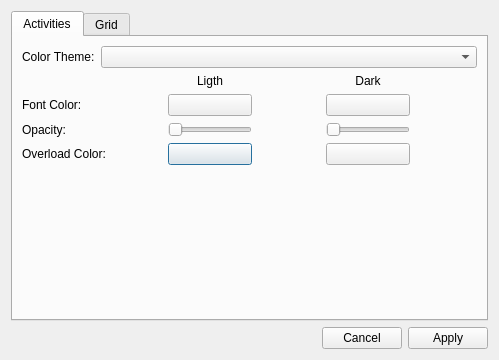
<?xml version="1.0" encoding="UTF-8"?>
<ui version="4.0">
 <class>ConfigurationDlg</class>
 <widget class="QDialog" name="ConfigurationDlg">
  <property name="geometry">
   <rect>
    <x>0</x>
    <y>0</y>
    <width>499</width>
    <height>360</height>
   </rect>
  </property>
  <property name="windowTitle">
   <string>Dialog</string>
  </property>
  <layout class="QVBoxLayout" name="verticalLayout">
   <item>
    <widget class="QTabWidget" name="tabWidget">
     <property name="tabPosition">
      <enum>QTabWidget::TabPosition::North</enum>
     </property>
     <property name="tabShape">
      <enum>QTabWidget::TabShape::Rounded</enum>
     </property>
     <property name="currentIndex">
      <number>0</number>
     </property>
     <widget class="QWidget" name="tab">
      <attribute name="title">
       <string>Activities</string>
      </attribute>
      <layout class="QGridLayout" name="gridLayout_3">
       <item row="2" column="0">
        <widget class="QLabel" name="label_2">
         <property name="text">
          <string>Font Color:</string>
         </property>
        </widget>
       </item>
       <item row="4" column="2">
        <widget class="QPushButton" name="overloadActLBtn">
         <property name="text">
          <string/>
         </property>
        </widget>
       </item>
       <item row="5" column="1">
        <spacer name="horizontalSpacer_4">
         <property name="orientation">
          <enum>Qt::Orientation::Horizontal</enum>
         </property>
         <property name="sizeHint" stdset="0">
          <size>
           <width>40</width>
           <height>20</height>
          </size>
         </property>
        </spacer>
       </item>
       <item row="5" column="2">
        <spacer name="verticalSpacer_2">
         <property name="orientation">
          <enum>Qt::Orientation::Vertical</enum>
         </property>
         <property name="sizeHint" stdset="0">
          <size>
           <width>20</width>
           <height>40</height>
          </size>
         </property>
        </spacer>
       </item>
       <item row="1" column="4">
        <widget class="QLabel" name="label_14">
         <property name="text">
          <string>Dark</string>
         </property>
         <property name="alignment">
          <set>Qt::AlignmentFlag::AlignCenter</set>
         </property>
        </widget>
       </item>
       <item row="5" column="3">
        <spacer name="horizontalSpacer_6">
         <property name="orientation">
          <enum>Qt::Orientation::Horizontal</enum>
         </property>
         <property name="sizeHint" stdset="0">
          <size>
           <width>40</width>
           <height>20</height>
          </size>
         </property>
        </spacer>
       </item>
       <item row="3" column="2">
        <widget class="QSlider" name="alphaActLSlider">
         <property name="maximum">
          <number>255</number>
         </property>
         <property name="orientation">
          <enum>Qt::Orientation::Horizontal</enum>
         </property>
        </widget>
       </item>
       <item row="4" column="4">
        <widget class="QPushButton" name="overloadActDBtn">
         <property name="text">
          <string/>
         </property>
        </widget>
       </item>
       <item row="0" column="0">
        <widget class="QLabel" name="label">
         <property name="text">
          <string>Color Theme:</string>
         </property>
        </widget>
       </item>
       <item row="3" column="4">
        <widget class="QSlider" name="alphaActDSlider">
         <property name="maximum">
          <number>255</number>
         </property>
         <property name="orientation">
          <enum>Qt::Orientation::Horizontal</enum>
         </property>
        </widget>
       </item>
       <item row="2" column="2">
        <widget class="QPushButton" name="fontActivityCLBtn">
         <property name="text">
          <string/>
         </property>
        </widget>
       </item>
       <item row="3" column="0">
        <widget class="QLabel" name="label_3">
         <property name="text">
          <string>Opacity:</string>
         </property>
        </widget>
       </item>
       <item row="2" column="4">
        <widget class="QPushButton" name="fontActivityCDBtn">
         <property name="text">
          <string/>
         </property>
        </widget>
       </item>
       <item row="1" column="2">
        <widget class="QLabel" name="label_13">
         <property name="text">
          <string>Ligth</string>
         </property>
         <property name="alignment">
          <set>Qt::AlignmentFlag::AlignCenter</set>
         </property>
        </widget>
       </item>
       <item row="4" column="0" colspan="2">
        <widget class="QLabel" name="label_4">
         <property name="text">
          <string>Overload Color:</string>
         </property>
        </widget>
       </item>
       <item row="5" column="5">
        <spacer name="horizontalSpacer_5">
         <property name="orientation">
          <enum>Qt::Orientation::Horizontal</enum>
         </property>
         <property name="sizeHint" stdset="0">
          <size>
           <width>40</width>
           <height>20</height>
          </size>
         </property>
        </spacer>
       </item>
       <item row="0" column="1" colspan="5">
        <widget class="QComboBox" name="gradientListCbx"/>
       </item>
      </layout>
     </widget>
     <widget class="QWidget" name="tab_2">
      <attribute name="title">
       <string>Grid</string>
      </attribute>
      <layout class="QGridLayout" name="gridLayout">
       <item row="0" column="4">
        <widget class="QLabel" name="label_6">
         <property name="text">
          <string>Dark</string>
         </property>
         <property name="alignment">
          <set>Qt::AlignmentFlag::AlignCenter</set>
         </property>
        </widget>
       </item>
       <item row="6" column="0">
        <widget class="QLabel" name="label_11">
         <property name="text">
          <string>Grid Interlines:</string>
         </property>
        </widget>
       </item>
       <item row="2" column="2">
        <widget class="QPushButton" name="headerTextCLBtn">
         <property name="text">
          <string/>
         </property>
        </widget>
       </item>
       <item row="1" column="0">
        <widget class="QLabel" name="label_7">
         <property name="text">
          <string>Headers:</string>
         </property>
        </widget>
       </item>
       <item row="5" column="0">
        <widget class="QLabel" name="label_10">
         <property name="text">
          <string>Grid Lines:</string>
         </property>
        </widget>
       </item>
       <item row="0" column="2">
        <widget class="QLabel" name="label_5">
         <property name="text">
          <string>Ligth</string>
         </property>
         <property name="alignment">
          <set>Qt::AlignmentFlag::AlignCenter</set>
         </property>
        </widget>
       </item>
       <item row="1" column="4">
        <widget class="QPushButton" name="headerColorDBtn">
         <property name="text">
          <string/>
         </property>
        </widget>
       </item>
       <item row="4" column="0">
        <widget class="QLabel" name="label_9">
         <property name="text">
          <string>Hour Text:</string>
         </property>
        </widget>
       </item>
       <item row="5" column="2">
        <widget class="QPushButton" name="gridLineCLBtn">
         <property name="text">
          <string/>
         </property>
        </widget>
       </item>
       <item row="4" column="2">
        <widget class="QPushButton" name="hourTextLBtn">
         <property name="text">
          <string/>
         </property>
        </widget>
       </item>
       <item row="6" column="2">
        <widget class="QPushButton" name="gridInterCLBtn">
         <property name="text">
          <string/>
         </property>
        </widget>
       </item>
       <item row="3" column="0">
        <widget class="QLabel" name="label_12">
         <property name="text">
          <string>Header Opacity:</string>
         </property>
        </widget>
       </item>
       <item row="2" column="4">
        <widget class="QPushButton" name="headerTextCDBtn">
         <property name="text">
          <string/>
         </property>
        </widget>
       </item>
       <item row="5" column="4">
        <widget class="QPushButton" name="gridLineCDBtn">
         <property name="text">
          <string/>
         </property>
        </widget>
       </item>
       <item row="2" column="0">
        <widget class="QLabel" name="label_8">
         <property name="text">
          <string>Header Text:</string>
         </property>
        </widget>
       </item>
       <item row="6" column="4">
        <widget class="QPushButton" name="gridInterCDBtn">
         <property name="text">
          <string/>
         </property>
        </widget>
       </item>
       <item row="4" column="4">
        <widget class="QPushButton" name="hourTextDBtn">
         <property name="text">
          <string/>
         </property>
        </widget>
       </item>
       <item row="7" column="1">
        <spacer name="horizontalSpacer_2">
         <property name="orientation">
          <enum>Qt::Orientation::Horizontal</enum>
         </property>
         <property name="sizeHint" stdset="0">
          <size>
           <width>20</width>
           <height>20</height>
          </size>
         </property>
        </spacer>
       </item>
       <item row="3" column="4">
        <widget class="QSlider" name="headerAlphaD">
         <property name="orientation">
          <enum>Qt::Orientation::Horizontal</enum>
         </property>
        </widget>
       </item>
       <item row="7" column="0">
        <spacer name="verticalSpacer">
         <property name="orientation">
          <enum>Qt::Orientation::Vertical</enum>
         </property>
         <property name="sizeHint" stdset="0">
          <size>
           <width>20</width>
           <height>40</height>
          </size>
         </property>
        </spacer>
       </item>
       <item row="1" column="2">
        <widget class="QPushButton" name="headerColorLBtn">
         <property name="text">
          <string/>
         </property>
        </widget>
       </item>
       <item row="7" column="3">
        <spacer name="horizontalSpacer">
         <property name="orientation">
          <enum>Qt::Orientation::Horizontal</enum>
         </property>
         <property name="sizeHint" stdset="0">
          <size>
           <width>20</width>
           <height>20</height>
          </size>
         </property>
        </spacer>
       </item>
       <item row="3" column="2">
        <widget class="QSlider" name="headerAlphaL">
         <property name="orientation">
          <enum>Qt::Orientation::Horizontal</enum>
         </property>
        </widget>
       </item>
       <item row="7" column="5">
        <spacer name="horizontalSpacer_3">
         <property name="orientation">
          <enum>Qt::Orientation::Horizontal</enum>
         </property>
         <property name="sizeHint" stdset="0">
          <size>
           <width>40</width>
           <height>20</height>
          </size>
         </property>
        </spacer>
       </item>
      </layout>
     </widget>
    </widget>
   </item>
   <item>
    <layout class="QFormLayout" name="formLayout_2"/>
   </item>
   <item>
    <widget class="QDialogButtonBox" name="buttonBox">
     <property name="orientation">
      <enum>Qt::Orientation::Horizontal</enum>
     </property>
     <property name="standardButtons">
      <set>QDialogButtonBox::StandardButton::Apply|QDialogButtonBox::StandardButton::Cancel</set>
     </property>
    </widget>
   </item>
  </layout>
 </widget>
 <resources/>
 <connections>
  <connection>
   <sender>buttonBox</sender>
   <signal>rejected()</signal>
   <receiver>ConfigurationDlg</receiver>
   <slot>reject()</slot>
   <hints>
    <hint type="sourcelabel">
     <x>316</x>
     <y>260</y>
    </hint>
    <hint type="destinationlabel">
     <x>286</x>
     <y>274</y>
    </hint>
   </hints>
  </connection>
 </connections>
</ui>
